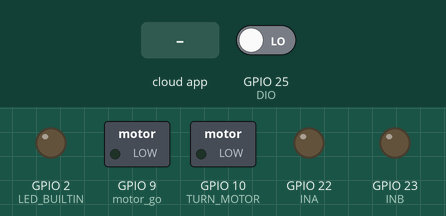
Recording of a sketch running on a simulated ESP32. On the bench: switched loads named in the sketch (green lamp = pin HIGH), output pins drawn as LEDs (lit = HIGH). The test bench sets the inputs (shaded band); at power-on: GPIO 25 (DIO) LOW. The ROS host is connected and sends only what is stated; pins used as bus, display or sensor lines are not drawn; what the sketch prints to the serial monitor is not drawn.

Above: at 1.2 s.
1.3 s: the phone or cloud app sets linear.x to -100
At 2.7 s:
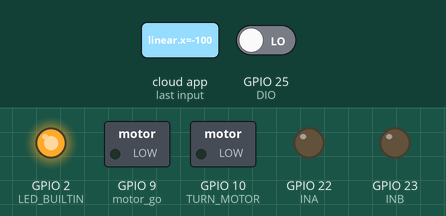
4.6 s: the phone or cloud app sets linear.x to 0
At 5.0 s:
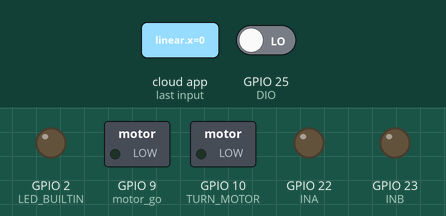
6.1 s: the phone or cloud app sets linear.x to 100
At 6.5 s:
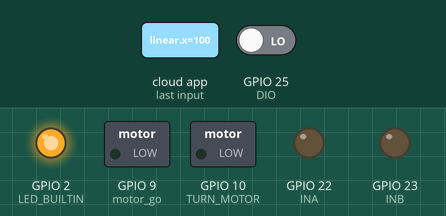
Timing chart, 0 to 9.1 s (numbered marks = the images above; inputs shaded):
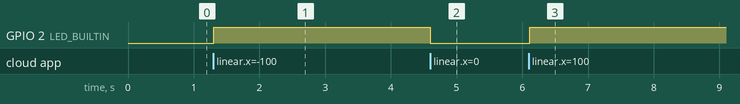

The sketch:

arduino_chuan.ino
```cpp
//xx

#include <ros.h>
#include <geometry_msgs/Twist.h>
#include "motor.h"
#include "encoder.h"

void  motor_init();
void turn(int val);
void go(double val);

void encoder_init();
unsigned int data_read();
//float getdegree();
float get_true_degree();


ros::NodeHandle  nh;

double vx,vw;
//float cur_angle = 0.0;
float now_angle;
int guizheng_flag = 0;

void chuan_go()
{
   if(guizheng_flag == 1)   //归正
  {
    Serial.print("guizheng!!");
    if(now_angle > -5 && now_angle <5)
    {
      guizheng_flag = 0;
      turn(0);
    }
    else
    {
      turn( -now_angle);
    }
  }
  else   //正常运行
  {
        // turn(100*vw);   //0-125    255

    if(now_angle >= -60 && now_angle <= 60)
    {
      go(600*vx);   // 0-100    255
      turn(100*vw);   //0-125    255
    }
    else
    {
      ;
    }

  }
}

void vel_back( const geometry_msgs::Twist& msg){
  digitalWrite(LED_BUILTIN, HIGH-digitalRead(LED_BUILTIN));   // blink the led  13
  vx = msg.linear.x;
  vw = msg.angular.z;
//Serial.print("vx= ");
//Serial.print(vx);
//Serial.print("vw= ");
//Serial.print(vw);
//  Serial.print("cur_angle= ");
//  Serial.print(cur_angle);

  if(vx == 0.25 && vw == 1.25) //guizheng
  {
    guizheng_flag = 1;
  }

    // turn(100);
   // turn(100*vw);   //0-125    255
  chuan_go();
}

ros::Subscriber<geometry_msgs::Twist> sub("cmd_vel_mux/input/teleop", &vel_back );


void setup()
{
  pinMode(LED_BUILTIN, OUTPUT);
  motor_init();
  encoder_init();
  nh.initNode();
  nh.subscribe(sub);
}

void loop()
{
  nh.spinOnce();
 // cur_angle = getdegree();
  now_angle = get_true_degree();


  Serial.print("now_angle= ");
  Serial.print(now_angle);

 // chuan_go();

  delay(10);  //ms
}
```

encoder.cpp
```cpp
//xx
//as5045b
#include "Arduino.h"

int CLK = 24;  //clk
//const int DIO = A0;
int DIO = 25;
int CSN = 26;
//int PROG = 27;
void encoder_init()
{
  pinMode(CLK, OUTPUT);
  pinMode(DIO, INPUT);
  pinMode(CSN, OUTPUT);
//  pinMode(PROG,OUTPUT);
}


#define CSN_H digitalWrite(CSN,HIGH)
#define CLK_H digitalWrite(CLK,HIGH)
#define CSN_L digitalWrite(CSN,LOW)
#define CLK_L digitalWrite(CLK,LOW)
#define DIO_in   digitalRead(DIO)   //HIGH=1 /LOW=0

unsigned int data_p = 0;
unsigned int out = 0;
unsigned int data_read()
{
  unsigned char i;
  data_p = 0;
  CSN_H;
  CLK_H;
  delayMicroseconds(100);  //us
  CSN_L;
  delayMicroseconds(100);
  CLK_L;
  delayMicroseconds(100);
  for(i=0;i<12;i++)
  {
    CLK_H;
    delayMicroseconds(100);
    if(DIO_in)
    {
      data_p = data_p << 1;
      data_p |= 0x0001;
    }
    else
    {
      data_p = data_p <<1;
      data_p &= 0xfffe;
    }
    CLK_L;
    delayMicroseconds(100);
  }
  out = data_p;
  delayMicroseconds(100);
  CSN_H;
  CLK_H;
  delayMicroseconds(100);
  return out;
}

float getdegree()  //当前绝对角度
{
  float angle;
  angle = data_read();
  return angle*360.0/4096.0;
}


static int num_of_turn = 0;  //编码器圈数
float  zero_angle = 180;   //零位初始值
float get_true_degree()
{
  float cur_angle = 0.0,pre_angle = 0.0,incr_angle;

  cur_angle = getdegree();
  incr_angle = cur_angle - pre_angle;
  pre_angle = cur_angle;
  if(incr_angle < -300)  //跳变
  {
    num_of_turn++;
  }
  else if(incr_angle > 300) //跳变
  {
    num_of_turn--;
  }
  return ((cur_angle + 360.0*num_of_turn)-zero_angle)*0.5;
}
```

encoder.h
```cpp
#ifdef encoder_h
#define encoder_h


void encoder_init();
unsigned int data_read();
float getdegree();
float get_true_degree();


#endif
```

motor.cpp
```cpp
//xx
#include "Arduino.h"

  int motor_go=9;
  int INA=22;   //  digtial pin22
  int INB=23;   //digtial pin23
  int TURN_MOTOR=10;

void motor_init()
{
  pinMode(motor_go,OUTPUT);

  pinMode(INA,OUTPUT);
  pinMode(INB,OUTPUT);
  pinMode(TURN_MOTOR,OUTPUT);
}
void go(double val)
{
  if(val >= 0)
  {
      analogWrite(motor_go,val);
  }
  else
  {
    ;
  }
}
void turn(int val)
{
  if(val > 0)
  { //left
    digitalWrite(INA,HIGH);
    digitalWrite(INB,LOW);
    analogWrite(TURN_MOTOR,val);
  }
  if(val < 0)  //right
  {
    digitalWrite(INA,LOW);
    digitalWrite(INB,HIGH);
    analogWrite(TURN_MOTOR,-val);
  }
  if(val == 0)  //stop
  {
    digitalWrite(INA,LOW);
    digitalWrite(INB,LOW);
    analogWrite(TURN_MOTOR, 0);
  }

}
```

motor.h
```cpp
//xx

#ifdef motor_h
#define motor_h

void motor_init();
void turn(int val);
void go(double val);


#endif
```

Measured:
- after the input at 1.3 s, GPIO 2 (LED_BUILTIN): LOW → HIGH at once
- after the input at 4.6 s, GPIO 2 (LED_BUILTIN): HIGH → LOW at once
- after the input at 6.1 s, GPIO 2 (LED_BUILTIN): LOW → HIGH at once
